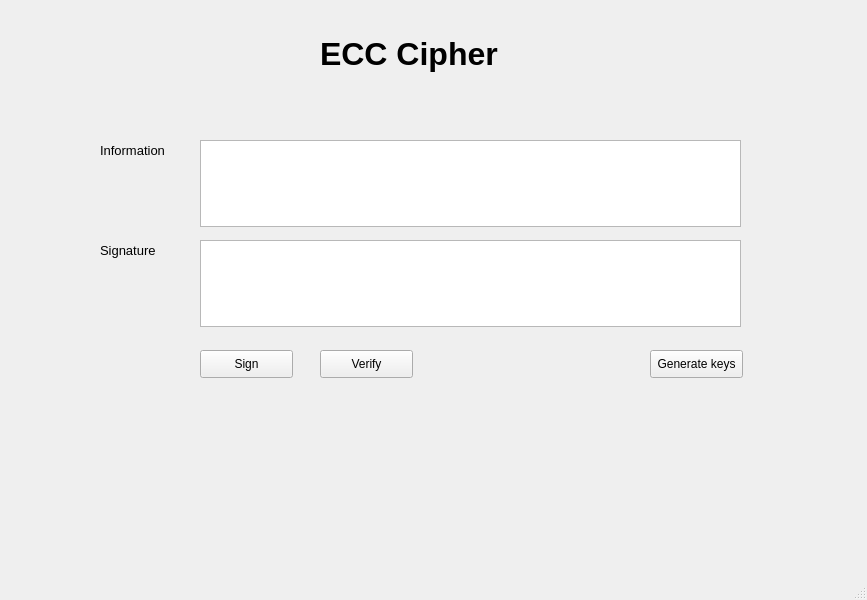
<?xml version="1.0" encoding="UTF-8"?>
<ui version="4.0">
 <class>MainWindow</class>
 <widget class="QMainWindow" name="MainWindow">
  <property name="geometry">
   <rect>
    <x>0</x>
    <y>0</y>
    <width>867</width>
    <height>600</height>
   </rect>
  </property>
  <property name="windowTitle">
   <string>MainWindow</string>
  </property>
  <widget class="QWidget" name="centralwidget">
   <widget class="QLabel" name="label">
    <property name="geometry">
     <rect>
      <x>320</x>
      <y>30</y>
      <width>222</width>
      <height>48</height>
     </rect>
    </property>
    <property name="font">
     <font>
      <pointsize>24</pointsize>
      <weight>75</weight>
      <bold>true</bold>
     </font>
    </property>
    <property name="text">
     <string>ECC Cipher</string>
    </property>
   </widget>
   <widget class="QLabel" name="label_2">
    <property name="geometry">
     <rect>
      <x>100</x>
      <y>140</y>
      <width>86</width>
      <height>21</height>
     </rect>
    </property>
    <property name="font">
     <font>
      <pointsize>10</pointsize>
     </font>
    </property>
    <property name="text">
     <string>Information</string>
    </property>
   </widget>
   <widget class="QLabel" name="label_3">
    <property name="geometry">
     <rect>
      <x>100</x>
      <y>240</y>
      <width>70</width>
      <height>21</height>
     </rect>
    </property>
    <property name="font">
     <font>
      <pointsize>10</pointsize>
     </font>
    </property>
    <property name="text">
     <string>Signature</string>
    </property>
   </widget>
   <widget class="QTextEdit" name="txt_information">
    <property name="geometry">
     <rect>
      <x>200</x>
      <y>140</y>
      <width>541</width>
      <height>87</height>
     </rect>
    </property>
   </widget>
   <widget class="QTextEdit" name="txt_signature">
    <property name="geometry">
     <rect>
      <x>200</x>
      <y>240</y>
      <width>541</width>
      <height>87</height>
     </rect>
    </property>
   </widget>
   <widget class="QPushButton" name="btn_sign">
    <property name="geometry">
     <rect>
      <x>200</x>
      <y>350</y>
      <width>93</width>
      <height>28</height>
     </rect>
    </property>
    <property name="text">
     <string>Sign</string>
    </property>
   </widget>
   <widget class="QPushButton" name="btn_verify">
    <property name="geometry">
     <rect>
      <x>320</x>
      <y>350</y>
      <width>93</width>
      <height>28</height>
     </rect>
    </property>
    <property name="text">
     <string>Verify</string>
    </property>
   </widget>
   <widget class="QPushButton" name="btn_generate_keys">
    <property name="geometry">
     <rect>
      <x>650</x>
      <y>350</y>
      <width>93</width>
      <height>28</height>
     </rect>
    </property>
    <property name="text">
     <string>Generate keys</string>
    </property>
   </widget>
  </widget>
  <widget class="QMenuBar" name="menubar">
   <property name="geometry">
    <rect>
     <x>0</x>
     <y>0</y>
     <width>867</width>
     <height>26</height>
    </rect>
   </property>
  </widget>
  <widget class="QStatusBar" name="statusbar"/>
 </widget>
 <resources/>
 <connections/>
</ui>
